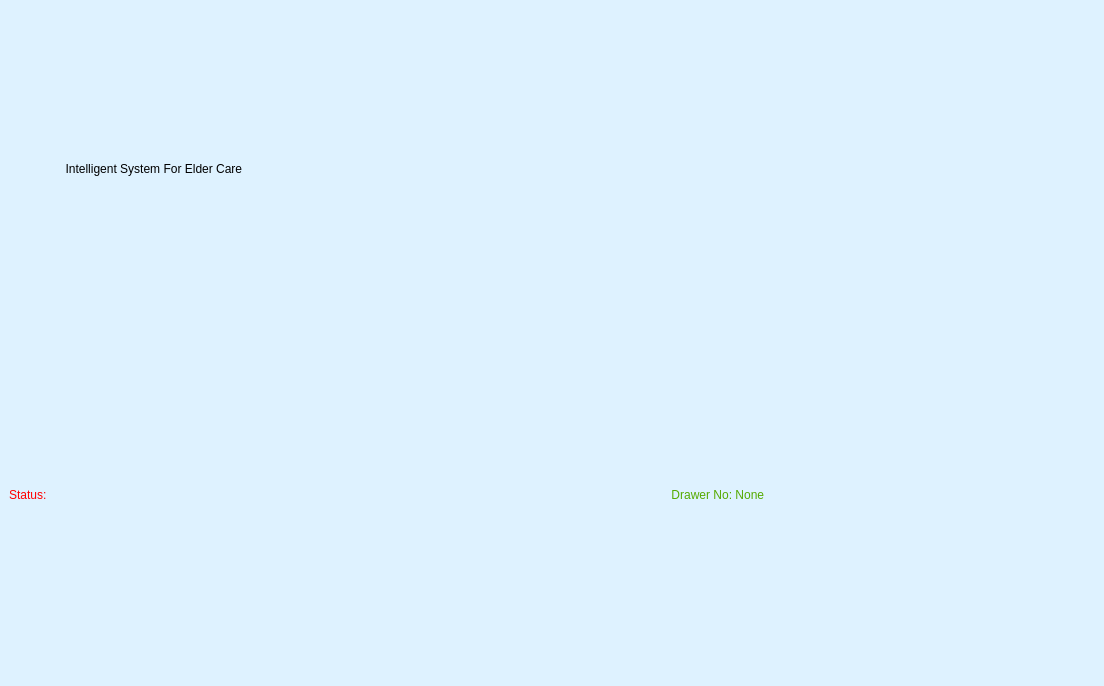
<?xml version="1.0" encoding="UTF-8"?>
<ui version="4.0">
 <class>MainWindow</class>
 <widget class="QMainWindow" name="MainWindow">
  <property name="geometry">
   <rect>
    <x>0</x>
    <y>0</y>
    <width>1104</width>
    <height>686</height>
   </rect>
  </property>
  <property name="windowTitle">
   <string>MainWindow</string>
  </property>
  <property name="styleSheet">
   <string notr="true">background-color: rgb(222, 242, 255);</string>
  </property>
  <widget class="QWidget" name="centralwidget">
   <layout class="QVBoxLayout" name="verticalLayout">
    <item>
     <widget class="QLabel" name="excercise_ques">
      <property name="sizePolicy">
       <sizepolicy hsizetype="Ignored" vsizetype="Ignored">
        <horstretch>0</horstretch>
        <verstretch>0</verstretch>
       </sizepolicy>
      </property>
      <property name="styleSheet">
       <string notr="true">font: 75 50pt &quot;MS Shell Dlg 2&quot;;</string>
      </property>
      <property name="text">
       <string>                 Intelligent System For Elder Care</string>
      </property>
     </widget>
    </item>
    <item>
     <layout class="QHBoxLayout" name="horizontalLayout_2">
      <item>
       <widget class="QLabel" name="status">
        <property name="sizePolicy">
         <sizepolicy hsizetype="Ignored" vsizetype="Ignored">
          <horstretch>0</horstretch>
          <verstretch>0</verstretch>
         </sizepolicy>
        </property>
        <property name="styleSheet">
         <string notr="true">font: 24pt &quot;MS Shell Dlg 2&quot;;
color: rgb(255, 0, 0);
</string>
        </property>
        <property name="text">
         <string>Status: </string>
        </property>
       </widget>
      </item>
      <item>
       <widget class="QLabel" name="drawer">
        <property name="sizePolicy">
         <sizepolicy hsizetype="Ignored" vsizetype="Ignored">
          <horstretch>0</horstretch>
          <verstretch>0</verstretch>
         </sizepolicy>
        </property>
        <property name="styleSheet">
         <string notr="true">font: 24pt &quot;MS Shell Dlg 2&quot;;
color: rgb(85, 170, 0);</string>
        </property>
        <property name="text">
         <string>                                   Drawer No: None</string>
        </property>
       </widget>
      </item>
     </layout>
    </item>
   </layout>
  </widget>
  <widget class="QMenuBar" name="menubar">
   <property name="geometry">
    <rect>
     <x>0</x>
     <y>0</y>
     <width>1104</width>
     <height>26</height>
    </rect>
   </property>
  </widget>
  <widget class="QStatusBar" name="statusbar"/>
 </widget>
 <resources/>
 <connections/>
</ui>
